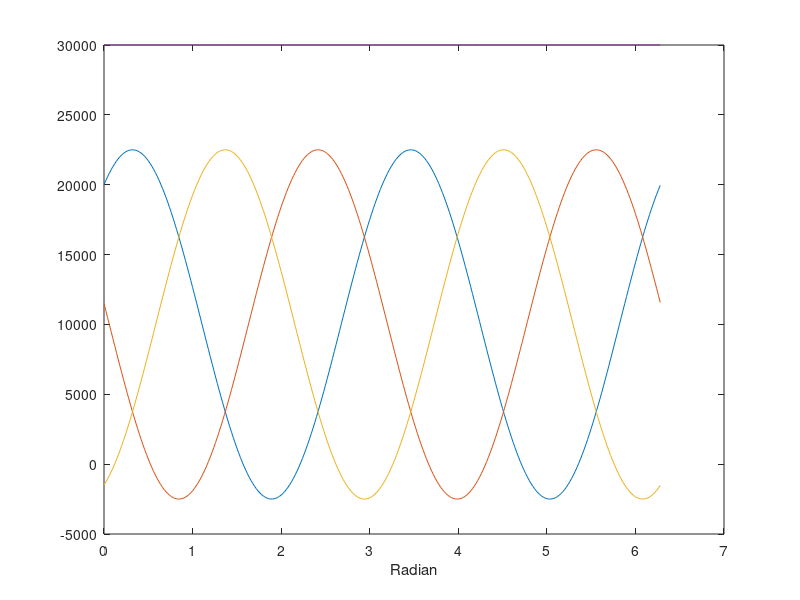

Write the MATLAB code that produced this figure.
clc
clear
wt = 0:0.02:2*pi;
pa = 25000 * cos(wt).* cos(wt - (36.87*pi/180));
pb = 25000 * cos(wt - (120*pi/180)).* cos(wt - (36.87*pi/180) - (120*pi/180));
pc = 25000 * cos(wt - (240*pi/180)).* cos(wt - (36.87*pi/180) - (240*pi/180));
p = pa + pb + pc ;
plot(wt,pa,wt,pb,wt,pc,wt,p)
xlabel('Radian')
disp('(b)')
v = 25000 / sqrt(2);
gamma = acos(0.8);
z = 250 * (cos(gamma) + j*sin(gamma));
i = v/z;
pt = 3*v*abs(i)*0.8
